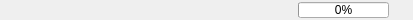
<?xml version="1.0" encoding="UTF-8"?>
<ui version="4.0">
 <class>StatusBar</class>
 <widget class="QWidget" name="StatusBar">
  <property name="geometry">
   <rect>
    <x>0</x>
    <y>0</y>
    <width>413</width>
    <height>20</height>
   </rect>
  </property>
  <property name="windowTitle">
   <string>Form</string>
  </property>
  <layout class="QHBoxLayout" name="horizontalLayout">
   <property name="margin">
    <number>2</number>
   </property>
   <item>
    <widget class="QLabel" name="icoDownloadRate">
     <property name="maximumSize">
      <size>
       <width>16</width>
       <height>16</height>
      </size>
     </property>
     <property name="toolTip">
      <string>Download rate</string>
     </property>
     <property name="text">
      <string/>
     </property>
     <property name="pixmap">
      <pixmap resource="ressources.qrc">:/icons/ressources/download.png</pixmap>
     </property>
    </widget>
   </item>
   <item>
    <widget class="QLabel" name="lblDownloadRate">
     <property name="text">
      <string/>
     </property>
    </widget>
   </item>
   <item>
    <widget class="QLabel" name="icoUploadRate">
     <property name="sizePolicy">
      <sizepolicy hsizetype="Minimum" vsizetype="Minimum">
       <horstretch>0</horstretch>
       <verstretch>0</verstretch>
      </sizepolicy>
     </property>
     <property name="maximumSize">
      <size>
       <width>16</width>
       <height>16</height>
      </size>
     </property>
     <property name="toolTip">
      <string>Upload rate</string>
     </property>
     <property name="text">
      <string/>
     </property>
     <property name="pixmap">
      <pixmap resource="ressources.qrc">:/icons/ressources/upload.png</pixmap>
     </property>
    </widget>
   </item>
   <item>
    <widget class="QLabel" name="lblUploadRate">
     <property name="text">
      <string/>
     </property>
    </widget>
   </item>
   <item>
    <widget class="QLabel" name="icoTotalSharing">
     <property name="maximumSize">
      <size>
       <width>16</width>
       <height>16</height>
      </size>
     </property>
     <property name="toolTip">
      <string>Total sharing</string>
     </property>
     <property name="text">
      <string/>
     </property>
     <property name="pixmap">
      <pixmap resource="ressources.qrc">:/icons/ressources/world.png</pixmap>
     </property>
    </widget>
   </item>
   <item>
    <widget class="QLabel" name="lblTotalSharing">
     <property name="text">
      <string/>
     </property>
    </widget>
   </item>
   <item>
    <widget class="QLabel" name="lblCoreStatus">
     <property name="text">
      <string/>
     </property>
     <property name="alignment">
      <set>Qt::AlignRight|Qt::AlignTrailing|Qt::AlignVCenter</set>
     </property>
    </widget>
   </item>
   <item>
    <widget class="QProgressBar" name="prgCurrentAction">
     <property name="sizePolicy">
      <sizepolicy hsizetype="Minimum" vsizetype="Minimum">
       <horstretch>0</horstretch>
       <verstretch>0</verstretch>
      </sizepolicy>
     </property>
     <property name="minimumSize">
      <size>
       <width>0</width>
       <height>15</height>
      </size>
     </property>
     <property name="maximum">
      <number>10000</number>
     </property>
     <property name="value">
      <number>0</number>
     </property>
     <property name="alignment">
      <set>Qt::AlignCenter</set>
     </property>
     <property name="textVisible">
      <bool>true</bool>
     </property>
    </widget>
   </item>
   <item>
    <widget class="QPushButton" name="butHelp">
     <property name="sizePolicy">
      <sizepolicy hsizetype="Fixed" vsizetype="Minimum">
       <horstretch>0</horstretch>
       <verstretch>0</verstretch>
      </sizepolicy>
     </property>
     <property name="maximumSize">
      <size>
       <width>16</width>
       <height>16</height>
      </size>
     </property>
     <property name="toolTip">
      <string>About</string>
     </property>
     <property name="text">
      <string/>
     </property>
     <property name="icon">
      <iconset resource="ressources.qrc">
       <normaloff>:/icons/ressources/help.png</normaloff>:/icons/ressources/help.png</iconset>
     </property>
     <property name="flat">
      <bool>true</bool>
     </property>
    </widget>
   </item>
  </layout>
 </widget>
 <resources>
  <include location="ressources.qrc"/>
 </resources>
 <connections/>
</ui>
